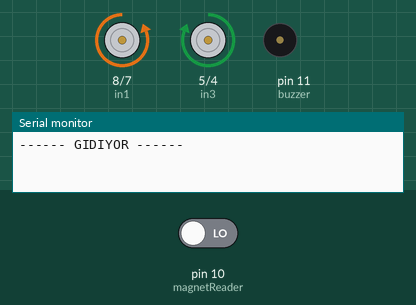
Bench run of a sketch on a simulated Arduino Uno, built with avr-gcc and run on an emulated ATmega328P. Shown: motor-driver pin pairs drawn as motors (green arrow = first pin HIGH = forward, orange = second pin HIGH = backward, longer = more drive, scaled by the enable pin), buzzer (waves = sounding, pin HIGH), the last lines printed to the serial monitor. Inputs (shaded band) come from the test bench; at power-on: pin 10 (magnetReader) LOW.

Above: at 2.2 s.
2.3 s: pin 10 (magnetReader) driven HIGH
At 3.27 s:
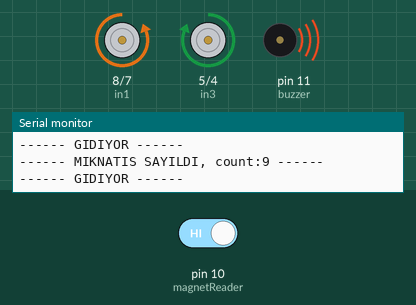
5.3 s: pin 10 (magnetReader) driven LOW
At 5.9 s:
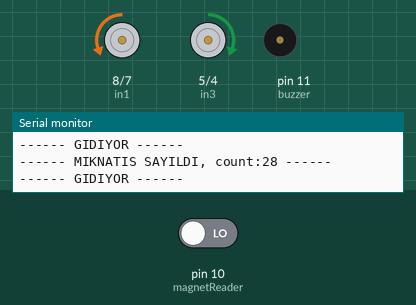
6.8 s: pin 10 (magnetReader) driven HIGH
At 9.0 s:
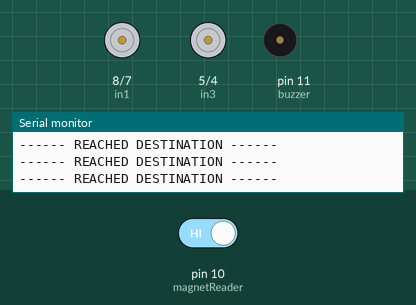
Timing chart, 0 to 10.5 s (numbered marks = the images above; inputs shaded):
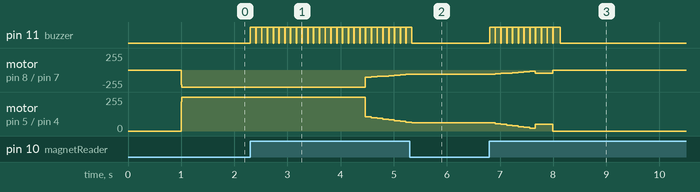

Measured:
- after the input at 2.3 s, pin 11 (buzzer): alternates HIGH for 0.10 s and LOW for 0.01 s, starting at once; motor on pin 8 (in1) / pin 7 (in2): moves from backward 255/255 to backward 67/255 over 0.76 s, starting after 2.2 s; motor on pin 5 (in3) / pin 4 (in4): moves from forward 255/255 to forward 67/255 over 0.76 s, starting after 2.2 s
- after the input at 5.3 s, pin 11 (buzzer): goes on until 5.3 s, then stays LOW; motor on pin 8 (in1) / pin 7 (in2): goes on until 5.3 s, then stays backward 62/255; motor on pin 5 (in3) / pin 4 (in4): goes on until 5.3 s, then stays forward 62/255
- after the input at 6.8 s, pin 11 (buzzer): alternates HIGH for 0.10 s and LOW for 0.01 s, 24 changes in all, then stays LOW, starting at once; motor on pin 8 (in1) / pin 7 (in2): backward 62/255 → backward 56/255 after 0.11 s, → backward 50/255 0.11 s later, → backward 45/255 0.11 s later, → backward 39/255 0.11 s later, … (9 changes in this stretch)

The sketch:

ornekarac2.ino
```cpp
// Motor A
#define enA 9
#define in1 8
#define in2 7
// Motor B
#define enB 3
#define in3 5
#define in4 4

#define magnetReader 10
#define buzzer 11

// en is for controlling speed
// in is for controlling direction

int okunandeger;
int magnetCount = 0;
int goSpeed = 200;

const int MAX_MAGNET_COUNT = 39;

const int MAGNET_OFFSET = 3; // Used for going high speed and start slowing down when necessary
const int STOP_DELAY = 20;

const int MAX_SPEED = 220;
const int END_BASE_SPEED = 50;
const int COUNT_DELAY = 100; // ms

const int MAGNET_FOUND = 1;
const int MAGNET_NOT_FOUND = 0;

void setup() {
  Serial.begin(9600);
  pinMode(magnetReader, INPUT);
  pinMode(enA, OUTPUT);
	pinMode(enB, OUTPUT);
	pinMode(in1, OUTPUT);
	pinMode(in2, OUTPUT);
	pinMode(in3, OUTPUT);
	pinMode(in4, OUTPUT);
  pinMode(buzzer, OUTPUT);

  delay(1000);

	git();
  goSpeed = MAX_SPEED;

  analogWrite(enA, MAX_SPEED);
	analogWrite(enB, MAX_SPEED);
}

void loop() {
  delay(8);
  okunandeger = digitalRead(magnetReader);
  // Serial.println(okunandeger);
  if (okunandeger == MAGNET_FOUND && magnetCount <= MAX_MAGNET_COUNT) {
    magnetCount++;
    Serial.print("------ MIKNATIS SAYILDI, count:");
    Serial.print(magnetCount);
    Serial.println(" ------");
    digitalWrite(buzzer, HIGH);
    git();
    delay(COUNT_DELAY);
    digitalWrite(buzzer, LOW);
  } else if(okunandeger == MAGNET_NOT_FOUND) {
    // Serial.println("------ Haven't found a magnet, continuing... ------");
    // nothing else ig?
  } if(okunandeger != MAGNET_FOUND && okunandeger != MAGNET_NOT_FOUND) {
    Serial.println("------ ERR! GOT AN UNEXPECTED VALUE FROM READER ------");
  }

  calculateSpeed();
  setSpeed();
}

void calculateSpeed() {
  if (magnetCount <= (MAX_MAGNET_COUNT * 0.5)) { // ilk yarı
    goSpeed = 255;
  } else if (magnetCount >= MAX_MAGNET_COUNT) {
    goSpeed = 0;
    Serial.println("------ REACHED DESTINATION ------");
  } else {
    if (magnetCount >= (MAX_MAGNET_COUNT - MAGNET_OFFSET)) {
      goSpeed = END_BASE_SPEED;
    } else {
      goSpeed = (int) 220 * (MAX_MAGNET_COUNT - magnetCount) / MAX_MAGNET_COUNT;
    }
    setSpeed();
  }
}

void setSpeed() {
  analogWrite(enA, goSpeed);
  analogWrite(enB, goSpeed);
}

void git() {
  Serial.println("------ GIDIYOR ------");
  digitalWrite(in1, LOW);
	digitalWrite(in2, HIGH);
	digitalWrite(in3, HIGH);
	digitalWrite(in4, LOW);
}
```
